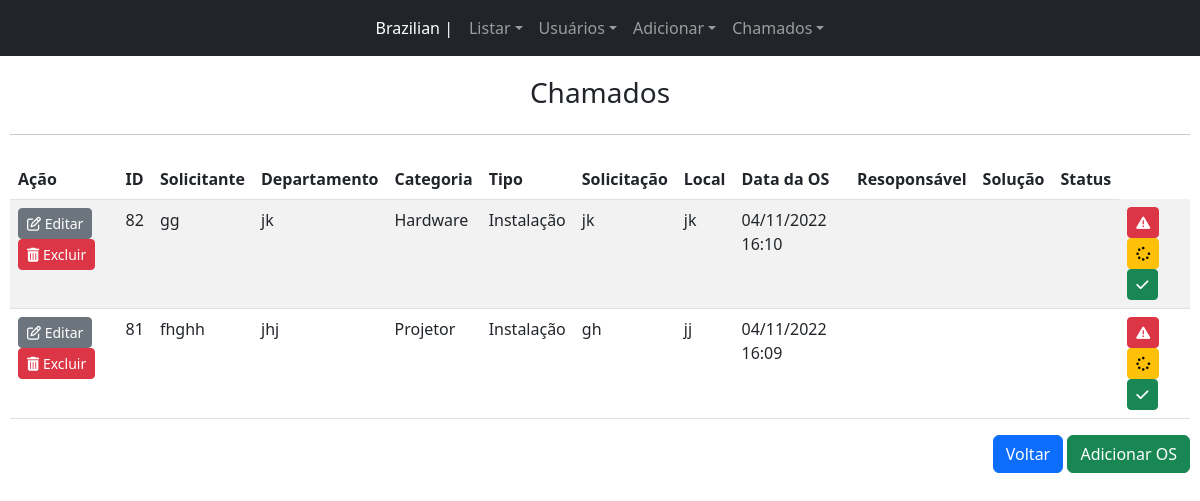
Screenshot of /listarOs.php with the database file from the repository.
### tables this page shows
CREATE TABLE `os_suporte` (
  `id_os` int(11) NOT NULL,
  `nomeSolicitante` varchar(200) NOT NULL,
  `departamentoSolicitante` varchar(200) NOT NULL,
  `solicitacao` varchar(200) NOT NULL,
  `local_` varchar(200) NOT NULL,
  `categoria` varchar(200) DEFAULT NULL,
  `tipo` varchar(200) DEFAULT NULL,
  `horaData` varchar(200) NOT NULL,
  `teste` varchar(200) NOT NULL
);

### listarOs.php (the view, shortened to what this page needs)
<!DOCTYPE html>
<html>
<head>
    <link href="https://cdn.jsdelivr.net/npm/bootstrap@5.2.2/dist/css/bootstrap.min.css" rel="stylesheet">
</head>
<body>
<?php require_once "header.php" ?>
<div style="margin-top: 10px">
    <div style="padding: 10px">
    <div class="mb-3">
<center>
<h3>Chamados</h3>
<hr class="my-4">
    <table class="table table-striped">
        <thead>
            <tr>
                <th scope="col">Ação</th>
                <th scope="col">ID</th>
                <th scope="col">Solicitante</th>
                <th scope="col">Departamento</th>
                <th scope="col">Categoria</th>
                <th scope="col">Tipo</th>
                <th scope="col">Solicitação</th>
                <th scope="col">Local</th>
                <th scope="col">Data da OS</th>
                <th scope="col">Resoponsável</th>
                <th scope="col">Solução</th>
                <th scope="col">Status</th>
            </tr>
        </thead>
      <?php
        $sql= "SELECT * FROM `os_suporte` ORDER BY id_os DESC ";
        $busca = mysqli_query($conexao, $sql);
        while ($array = mysqli_fetch_array($busca)){
            $id_os = $array ['id_os'];
            $nomeSolicitante = $array ['nomeSolicitante'];
            $departamentoSolicitante = $array ['departamentoSolicitante'];
            $solicitacao = $array ['solicitacao'];
            $local = $array ['local_'];
            $categoria = $array ['categoria'];
            $tipo = $array ['tipo'];
            $horaData = $array ['horaData'];
            $responsavel = $array ['responsavel'];
            $solucao = $array ['solucao'];
            $statusOs = $array ['statusOs'];
        ?>
        <tr>
        <td>
        <a class="btn btn-secondary btn-sm" href="editarOs.php?id=<?php echo $id_os ?>" role="button" ><i class="fa-regular fa-pen-to-square"></i> Editar</button></a>
        <a class="btn btn-danger btn-sm" href="confirmarDel.php?id=<?php echo $id_os ?>" role="button" ><i class="fa-solid fa-trash-can"></i> Excluir</button></a>
        </td>
        <td><?php echo $id_os?></td>
        <td><?php echo $nomeSolicitante?></td>
        <td><?php echo $departamentoSolicitante?></td>
        <td><?php echo $categoria?></td>
        <td><?php echo $tipo?></td>
        <td><?php echo $solicitacao?></td>
        <td><?php echo $local?></td>
        <td><?php echo $horaData?></td>
        <td><?php echo $responsavel?></td>
        <td><?php echo $solucao?></td>
        <td><?php echo $statusOs?></td>
        <td>
        <a class="btn btn-danger btn-sm" href="indeferidoOs.php?id=<?php echo $id_os ?>" role="button" ><i class="fa-solid fa-triangle-exclamation"></i> </button></a>
        <a class="btn btn-warning btn-sm" href="andamentoOs.php?id=<?php echo $id_os ?>" role="button" ><i class="fa-solid fa-spinner"></i> </button></a>
        <a class="btn btn-success btn-sm" href="solucao.php?id=<?php echo $id_os ?>" role="button" ><i class="fa-solid fa-check"></i> </button></a>
        <?php } ?>
        </tr>
        </center>
  </body>
<div style="text-align: right;">
            <a href="menu.php" role="button" class="btn btn-primary"> Voltar</a>
            <a href="adicionarOs.php" role="button" class="btn btn-success"> Adicionar OS</a>
                </div>
</body>
</html>

### header.php (shortened to what this page needs)
<header>
<nav class="navbar navbar-expand-lg navbar-dark bg-dark" aria-label="Tenth navbar example">
    <div class="container-fluid">
      <div class="collapse navbar-collapse justify-content-md-center" id="navbarsExample08">
        <ul class="navbar-nav">
          <li class="nav-item">
            <a class="nav-link active" aria-current="page" href="menu.php">Brazilian | </a>
          </li>
          <li class="nav-item dropdown">
            <a class="nav-link dropdown-toggle" href="#" data-bs-toggle="dropdown" aria-expanded="false">Listar</a>
          </li>
          <li class="nav-item dropdown">
            <a class="nav-link dropdown-toggle" href="#" data-bs-toggle="dropdown" aria-expanded="false">Usuários</a>
          </li>
          <li class="nav-item dropdown">
            <a class="nav-link dropdown-toggle" href="#" data-bs-toggle="dropdown" aria-expanded="false">Adicionar</a>
            <li class="nav-item dropdown">
            <a class="nav-link dropdown-toggle" href="#" data-bs-toggle="dropdown" aria-expanded="false">Chamados</a>
          </li>
          </li>
        </ul>
      </div>
    </div>
  </nav>
</header>

### rows the page displays
os_suporte: id_os "82", nomeSolicitante "gg", departamentoSolicitante "jk", categoria "Hardware", tipo "Instalação", solicitacao "jk", local_ "jk", horaData "04/11/2022 16:10"
os_suporte: id_os "81", nomeSolicitante "fhghh", departamentoSolicitante "jhj", categoria "Projetor", tipo "Instalação", solicitacao "gh", local_ "jj", horaData "04/11/2022 16:09"
